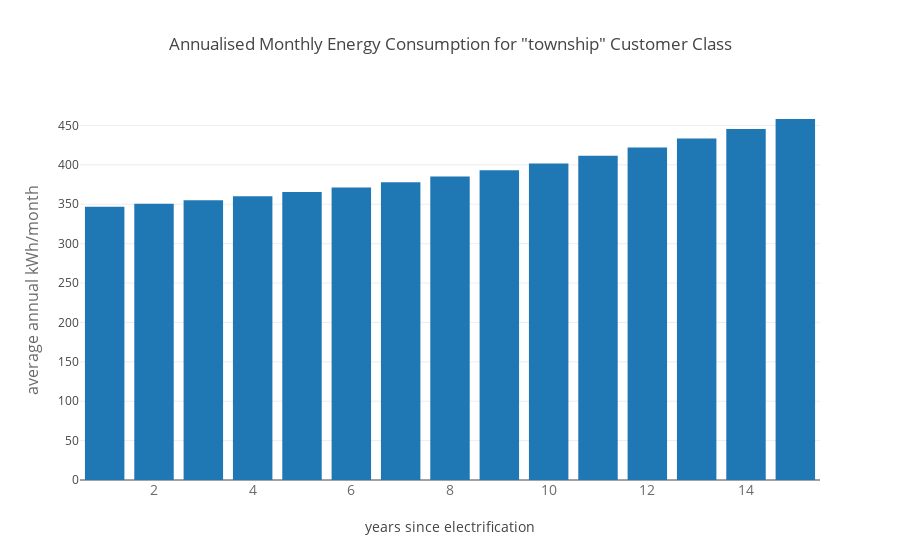
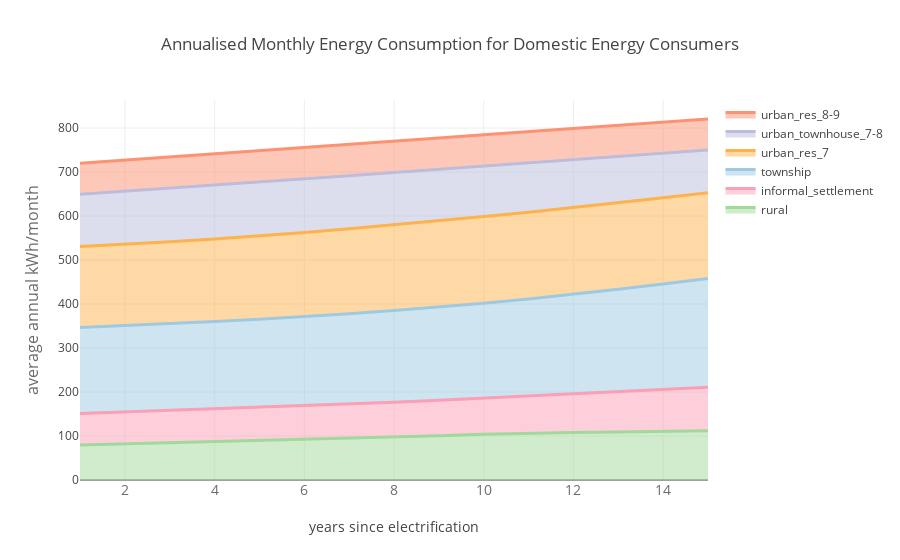

These figures' notebook cell, in order:
### Code cell
bm0.plotBmDemandSummary('township')
bm0.plot15YearBmDemandSummary()

### Figure 1 — Plotly figure (JSON) as saved in the notebook; plotly's stock layout.template omitted (floating-point values rounded to 4 significant figures)
{"data": [{"name": "township", "type": "bar", "x": [1, 2, 3, 4, 5, 6, 7, 8, 9, 10, 11, 12, 13, 14, 15], "y": [346.7, 350.6, 355.1, 360.0, 365.4, 371.4, 378.0, 385.2, 393.1, 401.8, 411.5, 422.1, 433.4, 445.5, 458.2]}], "layout": {"title": "Annualised Monthly Energy Consumption for \"township\" Customer Class", "xaxis": {"tickfont": {"color": "rgb(107, 107, 107)", "size": 14}, "title": "years since electrification"}, "yaxis": {"title": "average annual kWh/month", "titlefont": {"color": "rgb(107, 107, 107)", "size": 16}}}}

### Figure 2 — Plotly figure (JSON) as saved in the notebook; plotly's stock layout.template omitted (floating-point values rounded to 4 significant figures)
{"data": [{"fill": "tonexty", "line": {"color": "rgb(161,217,155)", "width": 3}, "mode": "lines", "name": "rural", "type": "scatter", "x": [1, 2, 3, 4, 5, 6, 7, 8, 9, 10, 11, 12, 13, 14, 15], "y": [79.66, 82.21, 84.31, 86.5, 89.34, 92.19, 94.54, 97.09, 100.6, 104.1, 106.4, 108.0, 109.2, 110.3, 111.7]}, {"fill": "tonexty", "line": {"color": "rgb(250,159,181)", "width": 3}, "mode": "lines", "name": "informal_settlement", "type": "scatter", "x": [1, 2, 3, 4, 5, 6, 7, 8, 9, 10, 11, 12, 13, 14, 15], "y": [151.1, 154.5, 158.2, 161.8, 165.3, 168.8, 172.6, 176.7, 181.2, 186.1, 191.3, 196.7, 201.9, 206.6, 210.6]}, {"fill": "tonexty", "line": {"color": "rgb(158,202,225)", "width": 3}, "mode": "lines", "name": "township", "type": "scatter", "x": [1, 2, 3, 4, 5, 6, 7, 8, 9, 10, 11, 12, 13, 14, 15], "y": [346.7, 350.6, 355.1, 360.0, 365.4, 371.4, 378.0, 385.2, 393.1, 401.8, 411.5, 422.1, 433.4, 445.5, 458.2]}, {"fill": "tonexty", "line": {"color": "rgb(254,178,76)", "width": 3}, "mode": "lines", "name": "urban_res_7", "type": "scatter", "x": [1, 2, 3, 4, 5, 6, 7, 8, 9, 10, 11, 12, 13, 14, 15], "y": [530.8, 535.8, 541.6, 548.0, 555.0, 562.7, 570.9, 579.7, 589.0, 598.7, 608.9, 619.4, 630.3, 641.6, 653.1]}, {"fill": "tonexty", "line": {"color": "rgb(188,189,220)", "width": 3}, "mode": "lines", "name": "urban_townhouse_7-8", "type": "scatter", "x": [1, 2, 3, 4, 5, 6, 7, 8, 9, 10, 11, 12, 13, 14, 15], "y": [649.4, 656.2, 663.1, 670.1, 677.2, 684.3, 691.6, 698.9, 706.2, 713.5, 720.9, 728.2, 735.5, 742.7, 749.9]}, {"fill": "tonexty", "line": {"color": "rgb(252,146,114)", "width": 3}, "mode": "lines", "name": "urban_res_8-9", "type": "scatter", "x": [1, 2, 3, 4, 5, 6, 7, 8, 9, 10, 11, 12, 13, 14, 15], "y": [719.9, 726.9, 734.0, 741.1, 748.3, 755.6, 762.8, 770.1, 777.4, 784.7, 792.0, 799.2, 806.4, 813.5, 820.6]}], "layout": {"title": "Annualised Monthly Energy Consumption for Domestic Energy Consumers", "xaxis": {"tickfont": {"color": "rgb(107, 107, 107)", "size": 14}, "title": "years since electrification"}, "yaxis": {"title": "average annual kWh/month", "titlefont": {"color": "rgb(107, 107, 107)", "size": 16}}}}
